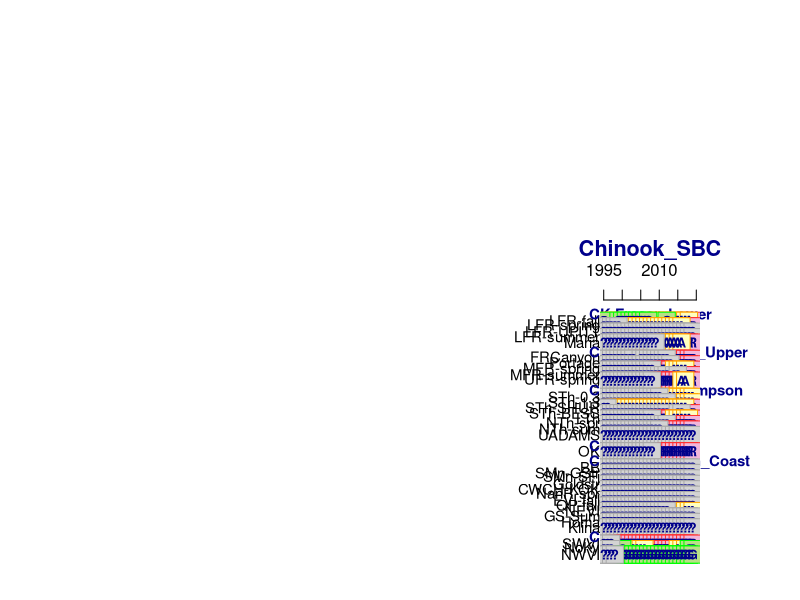
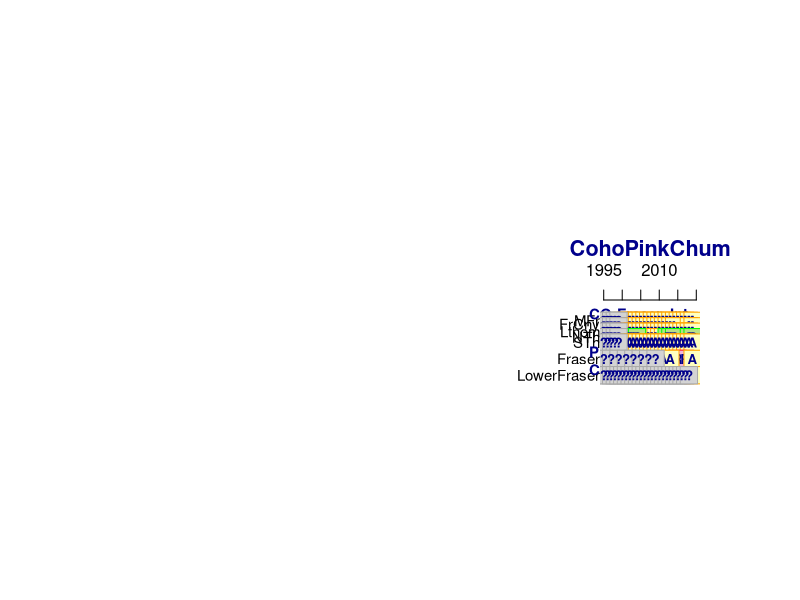
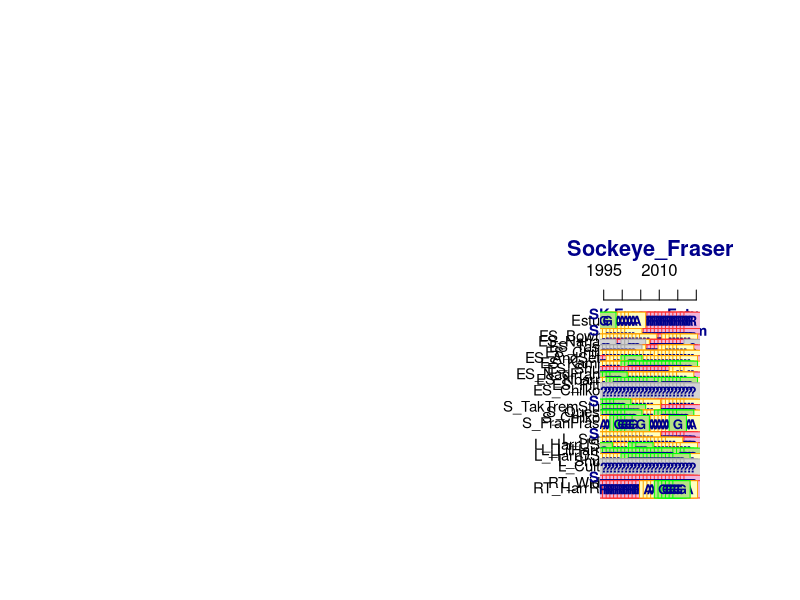
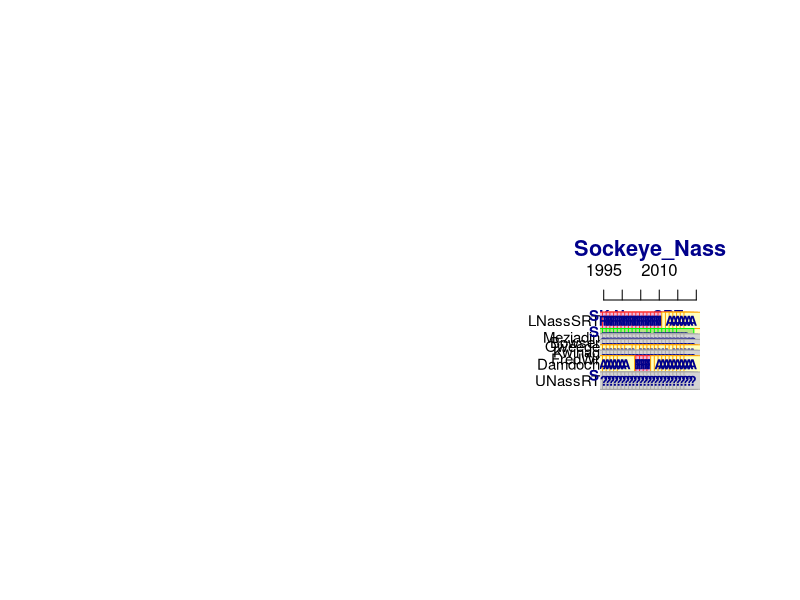
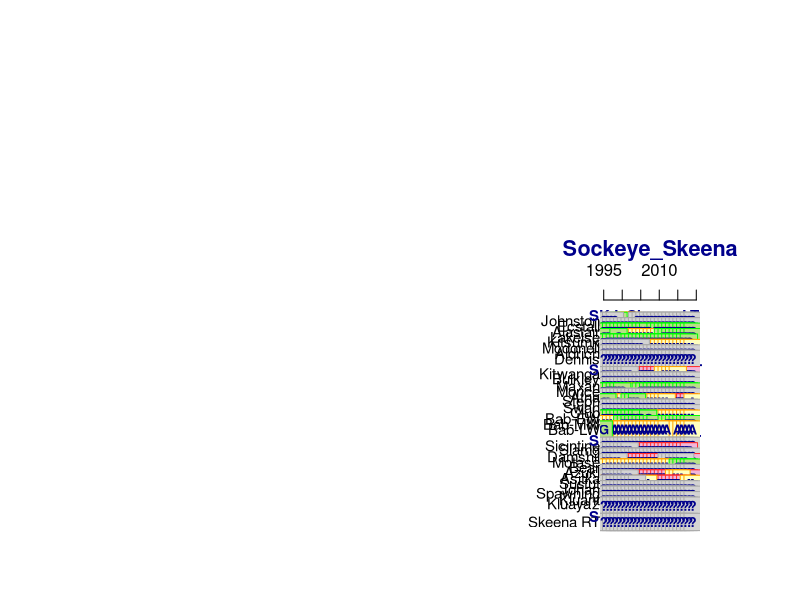

The R script that drew these images, in order:

# SEE DETAILS AT https://github.com/sos-program/SoSplots/issues/1


library(tidyverse)
library(plotrix)





cu.info <- read_csv("data-raw/timeseries-sample-code/data/MAIN_CU_LOOKUP_FOR_SOS.csv") %>%
  dplyr::mutate(CU_ID = gsub("_","-",CU_ID))

retro.summary.tbl <- read_csv("data-raw/timeseries-sample-code/data/Retro_Synoptic_Details.csv")

plot.specs <- read_csv("data-raw/timeseries-sample-code/data/TimelinePlot_Specs.csv")
plot.specs
#view(plot.specs)

alpha.use <- 1
green.use <- rgb(184/255,225/255,134/255,alpha=alpha.use)
red.use <- rgb(241/255,182/255,218/255,alpha=alpha.use)
amber.use <- rgb(255/255,255/255,191/255,alpha=alpha.use)



plot.list <- unique(plot.specs$Plot)
plot.list


for(plot.do in plot.list){

specs.do <- plot.specs %>% dplyr::filter(Plot == plot.do) %>%
              mutate(CU_ID = gsub("_","-",CU_ID))
specs.do
specs.do$CU_ID


grp.labels <- specs.do %>% select(GroupIndex,Group) %>% unique()
grp.labels

retro.yrs <- 1995:2020


#########################################



png(filename = paste0("data-raw/timeseries-sample-code/output/TimelinePlot_",plot.do,".png"),
    width = 480*4, height = 480*5, units = "px", pointsize = 14*3.1, bg = "white",  res = NA)
par(mai=c(0.3,6,3,1))

 print(paste(plot.do,"-----------------------------"))


plot(1:5,1:5, type="n",xlim = range(retro.yrs), ylim= c(-46,0) ,xlab="",ylab="",
     axes=FALSE)
axis(3,at = pretty(retro.yrs))
mtext(plot.do,side=3,line=2,xpd=NA,font=2,col="darkblue",cex=1.3)
#abline(v=pretty(retro.yrs),col="darkgrey")

abline(h=-specs.do$CUIndex,col="darkgrey")

text(rep(par("usr")[1],length(specs.do$CUIndex)),
     -specs.do$CUIndex, specs.do$CU_Acro,
     adj = c(1),xpd=NA,cex = 0.9)

text(rep(retro.yrs[1]-4,length(grp.labels$GroupIndex)),
     -grp.labels$GroupIndex, grp.labels$Group,
     adj = 0,xpd=NA,cex = 0.9,font=2,col="darkblue")



for(cu.plot in specs.do$CU_ID){
print(cu.plot)

#if(cu.plot == "CK-33"){stop()}

specs.sub <- specs.do %>% dplyr::filter(CU_ID == cu.plot)
specs.sub

retro.sub <- retro.summary.tbl %>% dplyr::filter(CU_ID == cu.plot, Year <= 2019) %>% select(Year,RapidStatus)
retro.sub

red.df <- retro.sub %>% dplyr::filter(RapidStatus == "Red")
red.df

if(dim(red.df)[1]>0){
  points(red.df$Year,-rep(specs.sub$CUIndex,dim(red.df)[1]),pch=22,col ="firebrick1",bg= red.use,cex=2.6)
  text(red.df$Year,-rep(specs.sub$CUIndex,dim(red.df)[1]),"R",font=2,col="darkblue",cex=0.8)
}

amber.df <- retro.sub %>% dplyr::filter(RapidStatus == "Amber")
amber.df

if(dim(amber.df)[1]>0){
points(amber.df$Year,-rep(specs.sub$CUIndex,dim(amber.df)[1]),pch=22,col ="orange",bg= amber.use,cex=2.6)
text(amber.df$Year,-rep(specs.sub$CUIndex,dim(amber.df)[1]),"A",font=2,col="darkblue",cex=0.8)
}


green.df <- retro.sub %>% dplyr::filter(RapidStatus == "Green")
green.df

if(dim(green.df)[1]>0){
  points(green.df$Year,-rep(specs.sub$CUIndex,dim(green.df)[1]),pch=22,col ="green",bg= green.use,cex=2.6)
  text(green.df$Year,-rep(specs.sub$CUIndex,dim(green.df)[1]),"G",font=2,col="darkblue",cex=0.8)
  }

unk.df <- retro.sub %>% dplyr::filter(RapidStatus == "None")
unk.df

if(dim(retro.sub)[1] == 0){
unk.df <- data.frame(Year = retro.yrs[1]:2019,RapidStatus = "None")
}


if(dim(unk.df)[1]>0){
  points(unk.df$Year,-rep(specs.sub$CUIndex,dim(unk.df)[1]),pch=22,col ="darkgrey",bg= "lightgrey",cex=2.6)
  text(x = unk.df$Year,y = -rep(specs.sub$CUIndex,dim(unk.df)[1]),labels = "?",font=2,col="darkblue",cex=0.8)
}



} # end looping through CUs







dev.off()


} # end looping through plots















